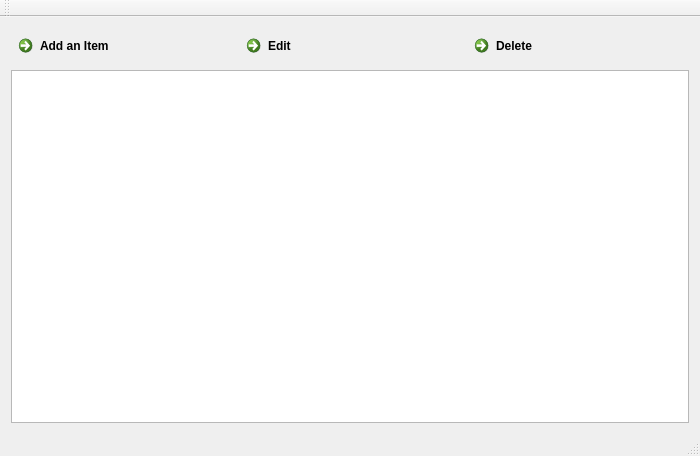
<?xml version="1.0" encoding="UTF-8"?>
<ui version="4.0">
 <class>MainWindow</class>
 <widget class="QMainWindow" name="MainWindow">
  <property name="geometry">
   <rect>
    <x>0</x>
    <y>0</y>
    <width>700</width>
    <height>456</height>
   </rect>
  </property>
  <property name="windowTitle">
   <string>MainWindow</string>
  </property>
  <widget class="QWidget" name="centralWidget">
   <layout class="QVBoxLayout" name="verticalLayout_2">
    <item>
     <layout class="QVBoxLayout" name="verticalLayout">
      <item>
       <layout class="QHBoxLayout" name="horizontalLayout">
        <item>
         <widget class="QCommandLinkButton" name="addItemButton">
          <property name="text">
           <string>Add an Item</string>
          </property>
         </widget>
        </item>
        <item>
         <widget class="QCommandLinkButton" name="editButton">
          <property name="text">
           <string>Edit</string>
          </property>
         </widget>
        </item>
        <item>
         <widget class="QCommandLinkButton" name="deleteItemButton">
          <property name="text">
           <string>Delete</string>
          </property>
         </widget>
        </item>
       </layout>
      </item>
      <item>
       <widget class="QTableWidget" name="photoListTable">
        <property name="horizontalScrollBarPolicy">
         <enum>Qt::ScrollBarAlwaysOff</enum>
        </property>
        <property name="verticalScrollMode">
         <enum>QAbstractItemView::ScrollPerPixel</enum>
        </property>
        <property name="showGrid">
         <bool>false</bool>
        </property>
        <attribute name="horizontalHeaderVisible">
         <bool>false</bool>
        </attribute>
        <attribute name="verticalHeaderVisible">
         <bool>false</bool>
        </attribute>
        <column>
         <property name="text">
          <string/>
         </property>
        </column>
        <column>
         <property name="text">
          <string/>
         </property>
        </column>
        <column>
         <property name="text">
          <string/>
         </property>
        </column>
        <column>
         <property name="text">
          <string/>
         </property>
        </column>
       </widget>
      </item>
     </layout>
    </item>
   </layout>
  </widget>
  <widget class="QMenuBar" name="menuBar">
   <property name="geometry">
    <rect>
     <x>0</x>
     <y>0</y>
     <width>700</width>
     <height>22</height>
    </rect>
   </property>
  </widget>
  <widget class="QToolBar" name="mainToolBar">
   <attribute name="toolBarArea">
    <enum>TopToolBarArea</enum>
   </attribute>
   <attribute name="toolBarBreak">
    <bool>false</bool>
   </attribute>
  </widget>
  <widget class="QStatusBar" name="statusBar"/>
 </widget>
 <layoutdefault spacing="6" margin="11"/>
 <resources/>
 <connections/>
</ui>
